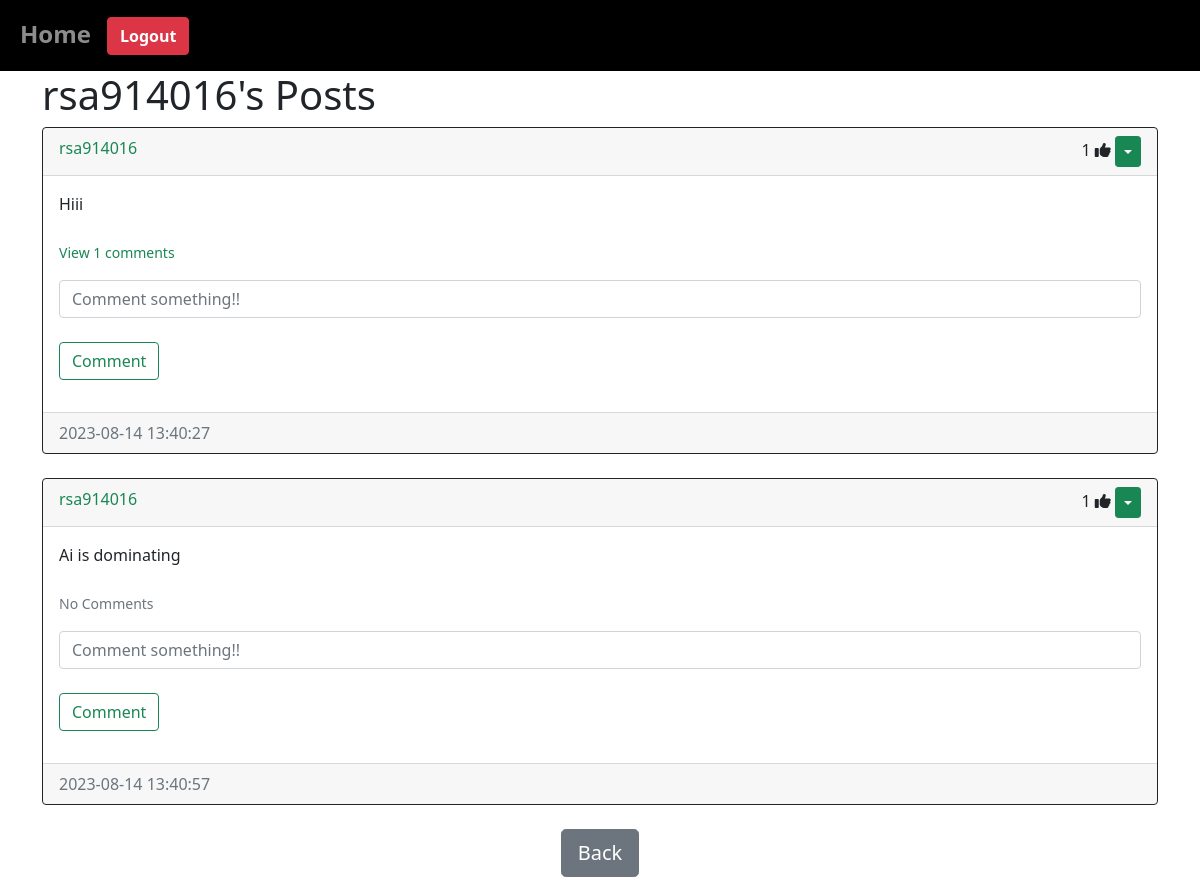
The page /posts/rsa914016 (signed in) on the database its author committed.
### models.py (models this page shows)
class Post(db.Model):
    id = db.Column(db.Integer, primary_key=True)
    text = db.Column(db.Text, nullable=False)
    date_created = db.Column(db.DateTime(timezone=True), default=func.now())
    author = db.Column(db.Integer, db.ForeignKey('user.id', ondelete="CASCADE"), nullable=False)
    comments = db.relationship('Comment', backref='post', passive_deletes=True)
    likes = db.relationship('Like', backref='post', passive_deletes=True)

class User(db.Model, UserMixin):
    id = db.Column(db.Integer, primary_key=True)
    email = db.Column(db.String(150), unique=True)
    username = db.Column(db.String(150), unique=True)
    password = db.Column(db.String(150))
    date_created = db.Column(db.DateTime(timezone=True), default=func.now())
    posts = db.relationship('Post', backref='user', passive_deletes=True)
    comments = db.relationship('Comment', backref='user', passive_deletes=True)
    likes = db.relationship('Like', backref='user', passive_deletes=True)

### views.py (the view)
@views.route("posts/<username>")
@login_required
def posts(username):
    user = User.query.filter_by(username=username).first()
    if not user:
        flash("No user with this username.", category='error')
        return redirect(url_for('views.home'))
    posts = user.posts
    return render_template("posts.html", user=current_user, posts=posts, username=username)

### __init__.py (called while the page is built)
def create_app():
    app = Flask(__name__)
    app.config['SECRET_KEY'] = "helloworld"
    app.config['SQLALCHEMY_DATABASE_URI'] = f'sqlite:///{DB_NAME}'
    db.init_app(app)
    from .views import views
    from .auth import auth
    app.register_blueprint(views, url_prefix="/")
    app.register_blueprint(auth, url_prefix="/")
    from .models import User, Post, Comment, Like
    create_database(app)
    login_manager = LoginManager()
    login_manager.login_view = "auth.login"
    login_manager.init_app(app)
    @login_manager.user_loader
    def load_user(id):
        return User.query.get(int(id))
    return app

### templates/posts.html (shortened to what this page needs)
{% extends "post_div.html" %}
{% block header %}{{username}}'s Posts{% endblock header %}
{% block footer %}
  <div align="center">
    <a href="/home">
        <button type="button" class="btn btn-lg btn-secondary">Back</button>
    </a>
  </div>
{% endblock footer %}

### templates/post_div.html (shortened to what this page needs)
{% extends "base.html" %}
{% block content %}
<h1 aling='center'>{% block header %}Posts{% endblock header %}</h1>
<div id='posts'>
    {% for post in posts %}
      <div class="card border-dark">
        <div class="card-header d-flex justify-content-between aling-items-center">
          <a class="text-success" href="/posts/{{post.user.username}}" style="text-decoration:none;">{{post.user.username}}</a>
           <div>
            <span id="likes-count-{{post.id}}">{{ post.likes|length }}</span>
            {% if user.id in post.likes|map(attribute="author")|list %}
              <i class="fas fa-thumbs-up" id="like-button-{{post.id}}" onclick="like({{post.id}})"></i>
            {% else %}
              <i class="far fa-thumbs-up" id="like-button-{{post.id}}" onclick="like({{post.id}})"></i>
            {% endif %}
            {% if user.id == post.author %}
             <div class="btn-group">
               <button type="button" class="btn btn-sm btn-success dropdown-toggle" data-bs-toggle="dropdown"></button>
             </div>
            {% endif %}
           </div>
        </div>
        <div class="card-body">
          <div class="card-text">{{post.text}}</div>
          <br />
          <p class="card-text">
              {% if post.comments|length > 0 %}
               <a data-bs-toggle="collapse" href="#comments-{{post.id}}" style="text-decoration:none;" role="button">
                <small class="text-success">View {{post.comments|length}} comments</small>
               </a>
              {% else %}
                <small class="text-muted text-success">No Comments</small>
              {% endif %}
          </p>
          <form class="imput-group mb-3" method="POST" action="/create_comment/{{post.id}}">
              <input type="text" id="text" name="text" class="form-control" placeholder="Comment something!!"/>
              <br />
              <button type="submit" class="btn btn-outline-success">Comment</button>
          </form>
        </div>
        <div class="card-footer text-muted">{{post.date_created}}</div>
      </div>
      <br/>
    {% endfor %}
</div>
{% block footer %}{% endblock footer %}
{% endblock content %}

### rows shown on the page
Post: user.username "rsa914016", likes|length "1", text "Hiii", comments|length "1", date_created "2023-08-14 13:40:27"
Post: user.username "rsa914016", likes|length "1", text "Ai is dominating", shows "No Comments", date_created "2023-08-14 13:40:57"

### other values the page prints
{{ username }} "rsa914016"
